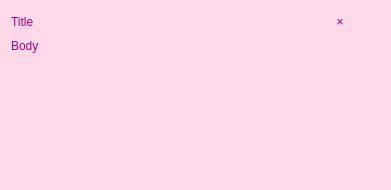
<?xml version="1.0" encoding="UTF-8"?>
<ui version="4.0">
 <class>Popup</class>
 <widget class="QDialog" name="Popup">
  <property name="geometry">
   <rect>
    <x>0</x>
    <y>0</y>
    <width>391</width>
    <height>190</height>
   </rect>
  </property>
  <property name="windowTitle">
   <string>Popup</string>
  </property>
  <property name="styleSheet">
   <string notr="true">font: 10pt &quot;Poor Richard&quot;;
background-color: rgb(255, 216, 234);
color: rgb(170, 0, 127);</string>
  </property>
  <layout class="QGridLayout" name="gridLayout">
   <item row="0" column="1">
    <widget class="QPushButton" name="button">
     <property name="sizePolicy">
      <sizepolicy hsizetype="Maximum" vsizetype="Minimum">
       <horstretch>0</horstretch>
       <verstretch>0</verstretch>
      </sizepolicy>
     </property>
     <property name="text">
      <string>×</string>
     </property>
     <property name="flat">
      <bool>true</bool>
     </property>
    </widget>
   </item>
   <item row="2" column="0" colspan="2">
    <widget class="QLabel" name="description">
     <property name="sizePolicy">
      <sizepolicy hsizetype="Expanding" vsizetype="Expanding">
       <horstretch>0</horstretch>
       <verstretch>0</verstretch>
      </sizepolicy>
     </property>
     <property name="text">
      <string>Body</string>
     </property>
     <property name="alignment">
      <set>Qt::AlignLeading|Qt::AlignLeft|Qt::AlignTop</set>
     </property>
    </widget>
   </item>
   <item row="0" column="0">
    <widget class="QLabel" name="title">
     <property name="sizePolicy">
      <sizepolicy hsizetype="Expanding" vsizetype="Minimum">
       <horstretch>0</horstretch>
       <verstretch>0</verstretch>
      </sizepolicy>
     </property>
     <property name="text">
      <string>Title</string>
     </property>
    </widget>
   </item>
  </layout>
 </widget>
 <layoutdefault spacing="6" margin="11"/>
 <resources/>
 <connections/>
</ui>
